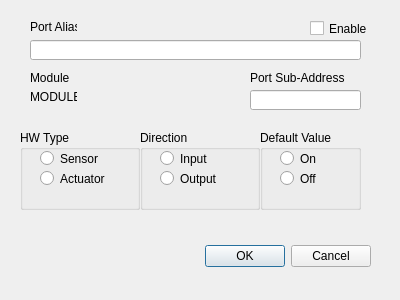
<?xml version="1.0" encoding="UTF-8"?>
<ui version="4.0">
 <class>DialogEditModule</class>
 <widget class="QDialog" name="DialogEditModule">
  <property name="geometry">
   <rect>
    <x>0</x>
    <y>0</y>
    <width>400</width>
    <height>300</height>
   </rect>
  </property>
  <property name="windowTitle">
   <string>Dialog</string>
  </property>
  <widget class="QDialogButtonBox" name="buttonBox">
   <property name="geometry">
    <rect>
     <x>30</x>
     <y>240</y>
     <width>341</width>
     <height>32</height>
    </rect>
   </property>
   <property name="orientation">
    <enum>Qt::Horizontal</enum>
   </property>
   <property name="standardButtons">
    <set>QDialogButtonBox::Cancel|QDialogButtonBox::Ok</set>
   </property>
  </widget>
  <widget class="QLineEdit" name="alias_2">
   <property name="geometry">
    <rect>
     <x>250</x>
     <y>90</y>
     <width>111</width>
     <height>20</height>
    </rect>
   </property>
  </widget>
  <widget class="QLabel" name="label_2">
   <property name="geometry">
    <rect>
     <x>30</x>
     <y>90</y>
     <width>47</width>
     <height>13</height>
    </rect>
   </property>
   <property name="text">
    <string>MODULE</string>
   </property>
  </widget>
  <widget class="QGroupBox" name="groupBox">
   <property name="geometry">
    <rect>
     <x>20</x>
     <y>130</y>
     <width>120</width>
     <height>80</height>
    </rect>
   </property>
   <property name="title">
    <string>HW Type</string>
   </property>
   <widget class="QRadioButton" name="radioButton_3">
    <property name="geometry">
     <rect>
      <x>20</x>
      <y>20</y>
      <width>71</width>
      <height>17</height>
     </rect>
    </property>
    <property name="text">
     <string>Sensor</string>
    </property>
   </widget>
   <widget class="QRadioButton" name="radioButton_4">
    <property name="geometry">
     <rect>
      <x>20</x>
      <y>40</y>
      <width>71</width>
      <height>17</height>
     </rect>
    </property>
    <property name="text">
     <string>Actuator</string>
    </property>
   </widget>
  </widget>
  <widget class="QLabel" name="label">
   <property name="geometry">
    <rect>
     <x>30</x>
     <y>20</y>
     <width>47</width>
     <height>13</height>
    </rect>
   </property>
   <property name="text">
    <string>Port Alias</string>
   </property>
  </widget>
  <widget class="QGroupBox" name="groupBox_3">
   <property name="geometry">
    <rect>
     <x>260</x>
     <y>130</y>
     <width>101</width>
     <height>80</height>
    </rect>
   </property>
   <property name="title">
    <string>Default Value</string>
   </property>
   <widget class="QRadioButton" name="radioButton_5">
    <property name="geometry">
     <rect>
      <x>20</x>
      <y>20</y>
      <width>51</width>
      <height>17</height>
     </rect>
    </property>
    <property name="text">
     <string>On</string>
    </property>
   </widget>
   <widget class="QRadioButton" name="radioButton_6">
    <property name="geometry">
     <rect>
      <x>20</x>
      <y>40</y>
      <width>51</width>
      <height>17</height>
     </rect>
    </property>
    <property name="text">
     <string>Off</string>
    </property>
   </widget>
  </widget>
  <widget class="QLabel" name="label_6">
   <property name="geometry">
    <rect>
     <x>30</x>
     <y>70</y>
     <width>81</width>
     <height>16</height>
    </rect>
   </property>
   <property name="text">
    <string>Module</string>
   </property>
  </widget>
  <widget class="QLineEdit" name="alias">
   <property name="geometry">
    <rect>
     <x>30</x>
     <y>40</y>
     <width>331</width>
     <height>20</height>
    </rect>
   </property>
  </widget>
  <widget class="QLabel" name="label_3">
   <property name="geometry">
    <rect>
     <x>250</x>
     <y>70</y>
     <width>111</width>
     <height>16</height>
    </rect>
   </property>
   <property name="text">
    <string>Port Sub-Address</string>
   </property>
  </widget>
  <widget class="QCheckBox" name="checkBox">
   <property name="geometry">
    <rect>
     <x>310</x>
     <y>20</y>
     <width>61</width>
     <height>17</height>
    </rect>
   </property>
   <property name="text">
    <string>Enable</string>
   </property>
  </widget>
  <widget class="QGroupBox" name="groupBox_2">
   <property name="geometry">
    <rect>
     <x>140</x>
     <y>130</y>
     <width>120</width>
     <height>80</height>
    </rect>
   </property>
   <property name="title">
    <string>Direction</string>
   </property>
   <widget class="QRadioButton" name="radioButton">
    <property name="geometry">
     <rect>
      <x>20</x>
      <y>20</y>
      <width>61</width>
      <height>17</height>
     </rect>
    </property>
    <property name="text">
     <string>Input</string>
    </property>
   </widget>
   <widget class="QRadioButton" name="radioButton_2">
    <property name="geometry">
     <rect>
      <x>20</x>
      <y>40</y>
      <width>61</width>
      <height>17</height>
     </rect>
    </property>
    <property name="text">
     <string>Output</string>
    </property>
   </widget>
  </widget>
 </widget>
 <resources/>
 <connections>
  <connection>
   <sender>buttonBox</sender>
   <signal>accepted()</signal>
   <receiver>DialogEditModule</receiver>
   <slot>accept()</slot>
   <hints>
    <hint type="sourcelabel">
     <x>248</x>
     <y>254</y>
    </hint>
    <hint type="destinationlabel">
     <x>157</x>
     <y>274</y>
    </hint>
   </hints>
  </connection>
  <connection>
   <sender>buttonBox</sender>
   <signal>rejected()</signal>
   <receiver>DialogEditModule</receiver>
   <slot>reject()</slot>
   <hints>
    <hint type="sourcelabel">
     <x>316</x>
     <y>260</y>
    </hint>
    <hint type="destinationlabel">
     <x>286</x>
     <y>274</y>
    </hint>
   </hints>
  </connection>
 </connections>
</ui>
